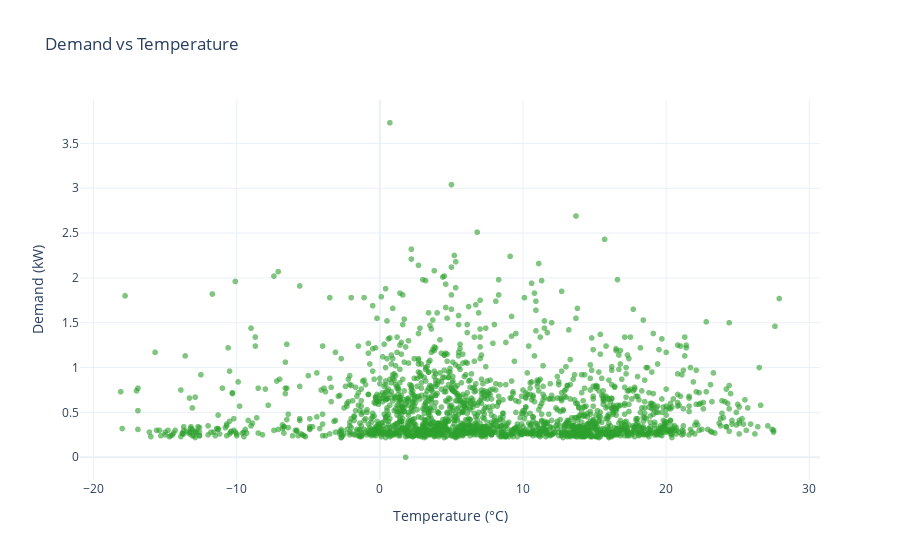

This figure's notebook cell:
### Markdown cell above
### Figure 1 – Demand vs temperature

### Code cell
# Visualize Demand vs Temperature
sample_temp = subset.sample(2000, random_state=42)
fig, ax = plt.subplots(figsize=(6, 4))
sns.scatterplot(data=sample_temp, x='Temperature', y='Demand', color=COLORS['temperature'], alpha=0.6, ax=ax)
ax.set_title('Demand vs Temperature')
ax.set_xlabel('Temperature (°C)')
ax.set_ylabel('Demand (kW)')
fig.tight_layout()
save_figure(fig, 'task5_fig_demand_vs_temperature')
plt.show() # Explicitly show the static plot

fig_px = px.scatter(sample_temp, x='Temperature', y='Demand', opacity=0.6,
                    labels={'Temperature': 'Temperature (°C)', 'Demand': 'Demand (kW)'},
                    title='Demand vs Temperature')
save_interactive(fig_px, 'task5_fig_demand_vs_temperature_interactive')
fig_px.show() # Explicitly show the interactive plot

### Figure 1 — Plotly figure (JSON) as saved in the notebook; plotly's stock layout.template omitted (floating-point values rounded to 4 significant figures; data arrays with more than 128 entries replaced by an {"elided": "..."} marker saying what was removed)
{"data": [{"hovertemplate": "Temperature (°C)=%{x}<br>Demand (kW)=%{y}<extra></extra>", "legendgroup": "", "marker": {"color": "#2ca02c", "opacity": 0.6, "symbol": "circle"}, "mode": "markers", "name": "", "showlegend": false, "type": "scattergl", "x": {"elided": "2000 float values"}, "xaxis": "x", "y": {"elided": "2000 float values"}, "yaxis": "y"}], "layout": {"legend": {"tracegroupgap": 0}, "title": {"text": "Demand vs Temperature"}, "xaxis": {"anchor": "y", "domain": [0, 1], "title": {"text": "Temperature (°C)"}}, "yaxis": {"anchor": "x", "domain": [0, 1], "title": {"text": "Demand (kW)"}}}}
